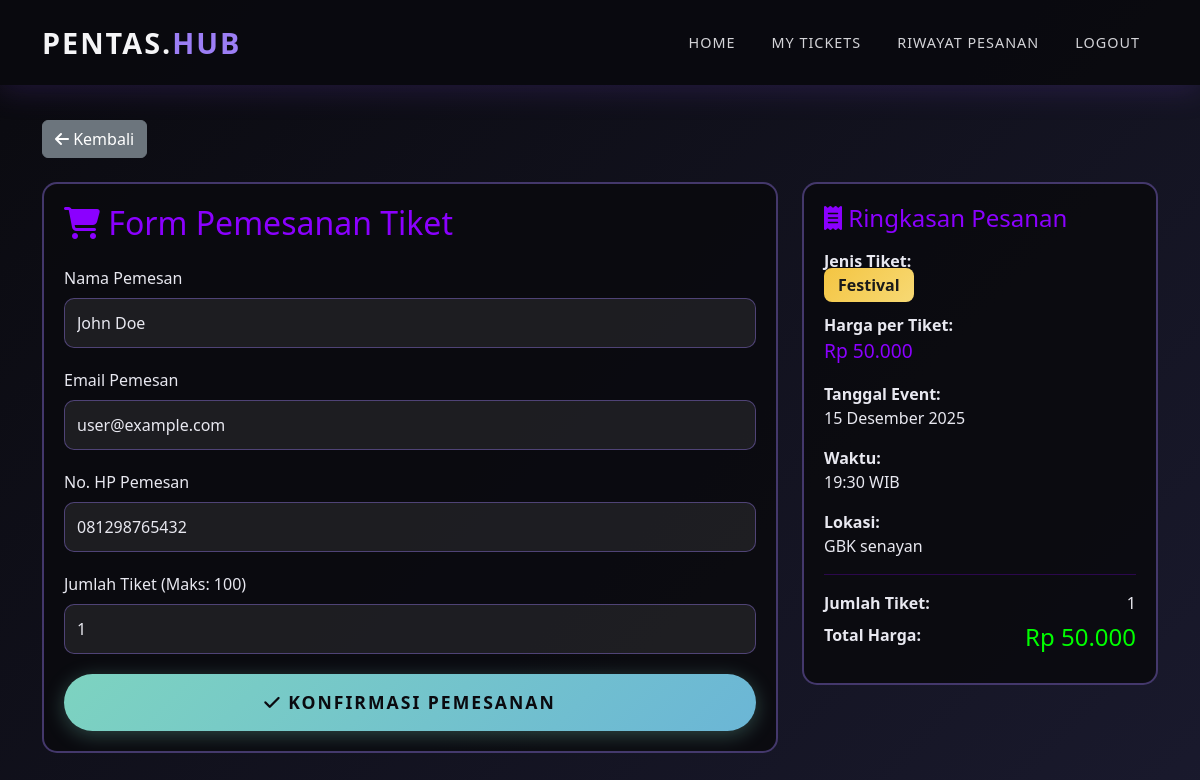
Screenshot of /user/pesan_tiket.php?id=4 (signed in) with the database file from the repository.
### tables this page shows
CREATE TABLE `users` (
  `id` int(11) NOT NULL,
  `nama` varchar(100) NOT NULL,
  `email` varchar(100) NOT NULL,
  `password` varchar(255) NOT NULL,
  `no_hp` varchar(20) DEFAULT NULL,
  `role` enum('admin','user') DEFAULT 'user',
  `created_at` timestamp NOT NULL DEFAULT current_timestamp()
);

CREATE TABLE `tiket` (
  `id` int(11) NOT NULL,
  `jenis_tiket` varchar(50) NOT NULL,
  `harga` int(11) NOT NULL,
  `stok` int(11) NOT NULL,
  `deskripsi` text DEFAULT NULL,
  `tanggal_event` date NOT NULL,
  `waktu_event` time NOT NULL,
  `lokasi` varchar(200) NOT NULL,
  `gambar` varchar(255) DEFAULT NULL,
  `status` enum('tersedia','habis') DEFAULT 'tersedia',
  `created_at` timestamp NOT NULL DEFAULT current_timestamp()
);

### includes/session.php (called while the page is built, shortened)
<?php
function isLoggedIn() {
    return isset($_SESSION['user_id']);
}
function getUserData() {
    global $conn;
    if (isLoggedIn()) {
        $user_id = $_SESSION['user_id'];
        $query = mysqli_query($conn, "SELECT * FROM users WHERE id='$user_id'");
        return mysqli_fetch_assoc($query);
    }
    return null;
}
?>

### includes/functions.php (called while the page is built, shortened)
<?php
function formatRupiah($angka) {
    return 'Rp ' . number_format($angka, 0, ',', '.');
}
function formatTanggal($tanggal) {
    $bulan = array(
        1 => 'Januari', 'Februari', 'Maret', 'April', 'Mei', 'Juni',
        'Juli', 'Agustus', 'September', 'Oktober', 'November', 'Desember'
    );
    $split = explode('-', $tanggal);
    return $split[2] . ' ' . $bulan[(int)$split[1]] . ' ' . $split[0];
}
function formatWaktu($waktu) {
    return date('H:i', strtotime($waktu)) . ' WIB';
}
?>

### user/pesan_tiket.php (the view, shortened to what this page needs)
<?php
require_once '../includes/config.php';
require_once '../includes/functions.php';
require_once '../includes/session.php';
$id_tiket = (int)$_GET['id'];
$stmt = $conn->prepare("SELECT * FROM tiket WHERE id=?");
$stmt->bind_param("i", $id_tiket);
$stmt->execute();
$result = $stmt->get_result();
$tiket = $result->fetch_assoc();
$user_data = getUserData();
?>
<!DOCTYPE html>
<html lang="id">
<head>
    <link href="https://cdn.jsdelivr.net/npm/bootstrap@5.3.0/dist/css/bootstrap.min.css" rel="stylesheet">
    <link rel="stylesheet" href="../assets/css/styles.css">
    <link rel="stylesheet" href="https://cdnjs.cloudflare.com/ajax/libs/font-awesome/6.4.0/css/all.min.css">
</head>
<body>
    <nav class="navbar navbar-expand-lg navbar-dark fixed-top">
        <div class="container">
            <a class="navbar-brand" href="../index.php">
                PENTAS.<span>HUB</span>
            </a>
            <div class="collapse navbar-collapse" id="navbarNav">
                <ul class="navbar-nav ms-auto">
                    <li class="nav-item">
                        <a class="nav-link" href="../index.php">Home</a>
                    </li>
                    <li class="nav-item">
                        <a class="nav-link" href="dashboard.php">My Tickets</a>
                    </li>
                    <li class="nav-item">
                        <a class="nav-link" href="riwayat.php">Riwayat Pesanan</a>
                    </li>
                    <li class="nav-item">
                        <a class="nav-link" href="../logout.php">Logout</a>
                    </li>
                </ul>
            </div>
        </div>
    </nav>
    <div class="dashboard-container" style="margin-top: 80px;">
        <div class="container">
            <a href="dashboard.php" class="btn btn-secondary mb-4">
                <i class="fas fa-arrow-left"></i> Kembali
            </a>
            <div class="row">
                <div class="col-md-8">
                    <div class="card-custom">
                        <h2 class="mb-4" style="color: #8b00ff;">
                            <i class="fas fa-shopping-cart"></i> Form Pemesanan Tiket
                        </h2>
                        <form method="POST" action="" id="formPesan">
                            <div class="mb-3">
                                <label class="form-label">Nama Pemesan</label>
                                <input type="text" name="nama_pemesan" class="form-control"
                                       value="<?= htmlspecialchars($user_data['nama']) ?>" required>
                            </div>
                            <div class="mb-3">
                                <label class="form-label">Email Pemesan</label>
                                <input type="email" name="email_pemesan" class="form-control"
                                       value="<?= htmlspecialchars($user_data['email']) ?>" required>
                            </div>
                            <div class="mb-3">
                                <label class="form-label">No. HP Pemesan</label>
                                <input type="text" name="no_hp_pemesan" class="form-control"
                                       value="<?= htmlspecialchars($user_data['no_hp']) ?>" required>
                            </div>
                            <div class="mb-3">
                                <label class="form-label">Jumlah Tiket (Maks: <?= $tiket['stok'] ?>)</label>
                                <input type="number" name="jumlah_tiket" id="jumlah_tiket"
                                       class="form-control" min="1" max="<?= $tiket['stok'] ?>"
                                       value="1" required onchange="hitungTotal()">
                            </div>
                            <button type="submit" name="pesan" class="btn btn-custom w-100">
                                <i class="fas fa-check"></i> KONFIRMASI PEMESANAN
                            </button>
                        </form>
                    </div>
                </div>
                <div class="col-md-4">
                    <div class="card-custom">
                        <h4 class="mb-3" style="color: #8b00ff;">
                            <i class="fas fa-receipt"></i> Ringkasan Pesanan
                        </h4>
                        <div class="mb-3">
                            <strong>Jenis Tiket:</strong><br>
                            <span class="ticket-type">
                                <?php if($tiket['jenis_tiket'] == 'VVIP'): ?>
                                    <span class="badge-vvip"><?= htmlspecialchars($tiket['jenis_tiket']) ?></span>
                                <?php elseif($tiket['jenis_tiket'] == 'VIP'): ?>
                                    <span class="badge-vip"><?= htmlspecialchars($tiket['jenis_tiket']) ?></span>
                                <?php else: ?>
                                    <span class="badge-festival"><?= htmlspecialchars($tiket['jenis_tiket']) ?></span>
                                <?php endif; ?>
                            </span>
                        </div>
                        <div class="mb-3">
                            <strong>Harga per Tiket:</strong><br>
                            <span style="color: #8b00ff; font-size: 1.2rem;">
                                <?= formatRupiah($tiket['harga']) ?>
                            </span>
                        </div>
                        <div class="mb-3">
                            <strong>Tanggal Event:</strong><br>
                            <?= formatTanggal($tiket['tanggal_event']) ?>
                        </div>
                        <div class="mb-3">
                            <strong>Waktu:</strong><br>
                            <?= formatWaktu($tiket['waktu_event']) ?>
                        </div>
                        <div class="mb-3">
                            <strong>Lokasi:</strong><br>
                            <?= htmlspecialchars($tiket['lokasi']) ?>
                        </div>
                        <hr style="border-color: #8b00ff;">
                        <div class="mb-2">
                            <strong>Jumlah Tiket:</strong>
                            <span id="display_jumlah" class="float-end">1</span>
                        </div>
                        <div class="mb-3">
                            <strong>Total Harga:</strong>
                            <h4 id="total_harga" class="float-end" style="color: #00ff00;">
                                <?= formatRupiah($tiket['harga']) ?>
                            </h4>
                        </div>
                    </div>
                </div>
            </div>
        </div>
    </div>
</body>
</html>

### assets/css/styles.css (style rules this page uses)
* { margin: 0; padding: 0; box-sizing: border-box; }
body { font-family: 'Segoe UI', Tahoma, Geneva, Verdana, sans-serif; background: linear-gradient(135deg, #0a0a0f 0%, #1a1a2e 100%); color: #e8e8f0; min-height: 100vh; }
.navbar { background: rgba(10, 10, 15, 0.95) !important; box-shadow: 0 4px 30px rgba(103, 58, 183, 0.25); padding: 1rem 0; }
.navbar-brand { font-size: 1.8rem; font-weight: bold; color: #f5f5f7 !important; text-transform: uppercase; letter-spacing: 2px; }
.navbar-brand span { color: #9c7ef5; }
.nav-link { color: #d4d4d8 !important; margin: 0 10px; transition: all 0.3s ease; text-transform: uppercase; font-size: 0.9rem; letter-spacing: 1px; }
.btn-custom { background: linear-gradient(135deg, #7dd3c0 0%, #6bb6d6 100%); border: none; color: #0a0a0f; font-weight: 700; padding: 15px 40px; font-size: 1.1rem; text-shadow: none; box-shadow: 0 4px 20px rgba(125, 211, 192, 0.3); transition: all 0.3s ease; text-transform: uppercase; letter-spacing: 2px; border-radius: 50px; }
.ticket-type { margin-bottom: 15px; }
.badge-festival { background: linear-gradient(135deg, #f4c542 0%, #f7d974 100%); color: #1a1a1a; text-shadow: none; font-weight: 800; padding: 6px 14px; border-radius: 8px; }
.badge-festival { background: linear-gradient(135deg, #f4c542 0%, #f7d974 100%); color: #1a1a1a; font-weight: 800; padding: 6px 14px; border-radius: 8px; }
.form-control { background: rgba(255, 255, 255, 0.08); border: 1px solid rgba(156, 126, 245, 0.4); color: #e8e8f0; padding: 12px; border-radius: 10px; margin-bottom: 20px; }
.form-control::placeholder { color: rgba(232, 232, 240, 0.5); }
.dashboard-container { padding: 40px 0; min-height: 100vh; }
.card-custom { background: rgba(10, 10, 15, 0.9); border: 2px solid rgba(156, 126, 245, 0.4); border-radius: 15px; padding: 20px; margin-bottom: 20px; transition: all 0.3s ease; }

### rows the page displays
users: nama_pemesan "John Doe", email_pemesan "user@example.com", no_hp_pemesan "081298765432"
tiket: stok "100", jenis_tiket "Festival", harga "Rp 50.000", tanggal_event "15 Desember 2025", waktu_event "19:30 WIB", lokasi "GBK senayan"
